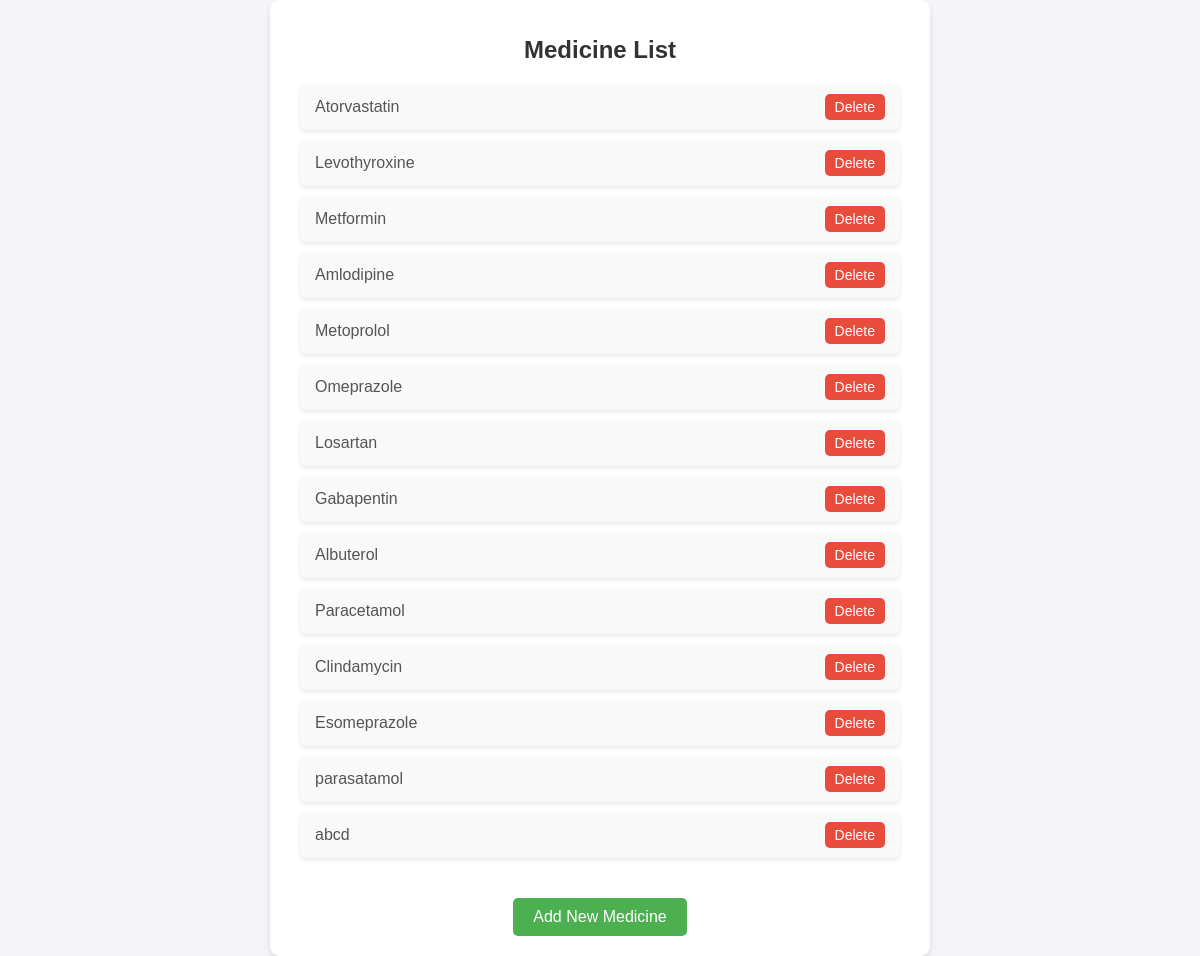
Before: /medicine/list/ with the older database file.
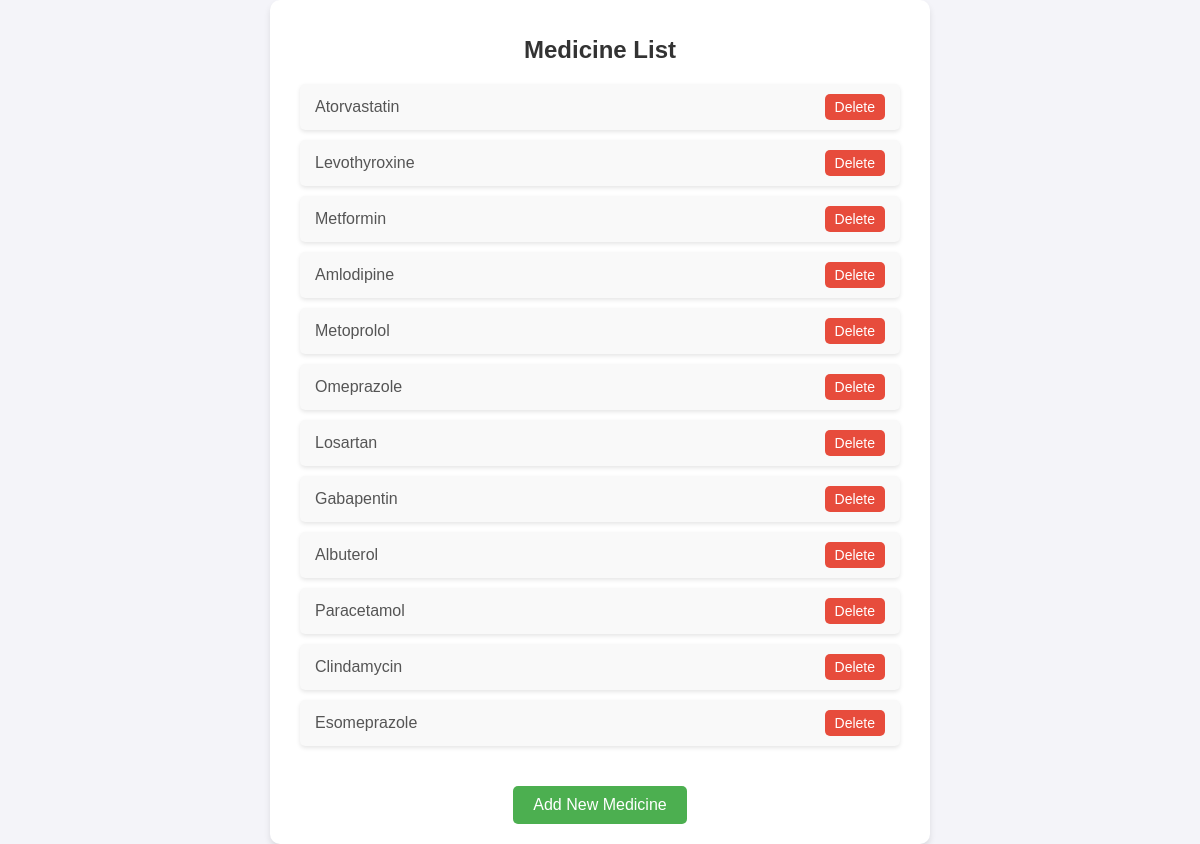
After: the same page with the newer database file.
### clinic_mgt_app/models.py (models this page shows, shortened)
class Medicine(models.Model):
    name = models.CharField(max_length=255)

### clinic_mgt_app/views.py (the view)
# urls.py: path('medicine/list/', views.medicine_list, name='medicine_list'),
def medicine_list(request):
    medicines = Medicine.objects.all()
    return render(request, 'medicine_list.html', {'medicines': medicines})

### clinic_mgt_app/templates/medicine_list.html (shortened to what this page needs)
<!DOCTYPE html>
<html lang="en">
<head>
</head>
<body>
    <div class="container">
        <h1>Medicine List</h1>
        <ul>
            {% for medicine in medicines %}
            <li>
                {{ medicine.name }}
                <form action="{% url 'delete_medicine' medicine.id %}" method="post" style="display:inline;">
                    <button type="submit" class="delete-btn">Delete</button>
                </form>
            </li>
            {% endfor %}
        </ul>
        <a href="{% url 'create_medicine' %}">Add New Medicine</a>
    </div>
</body>

Changed rows visible on the page:
removed Medicine: name "parasatamol"
removed Medicine: name "abcd"
